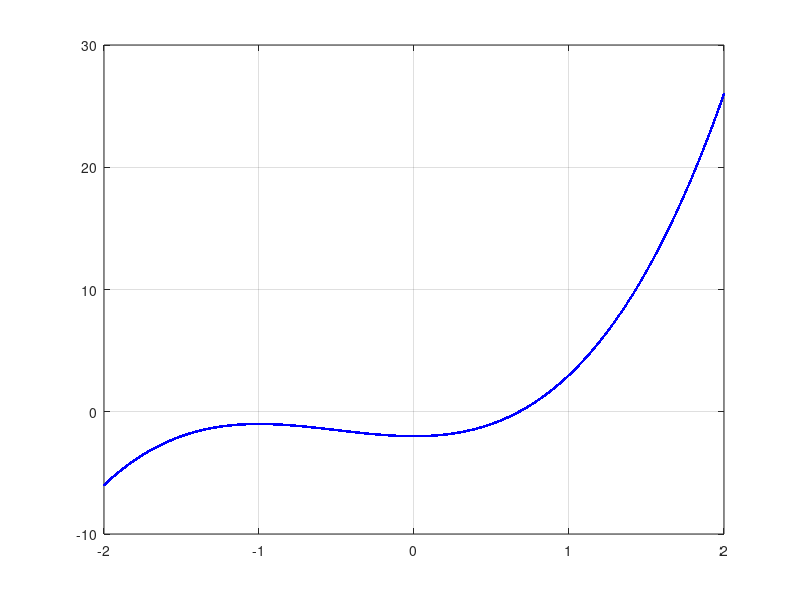

Write MATLAB code to recreate this figure.
% nazwa m-pliku: przyklad_5.m
%
% To jest kolejny przykladowy plik
%
% P. Korohoda; 02/03/2021

clc;
clear;
close all;

dt=1.1e-3;
T=2;
x = -T : dt : T;

a = [2,3,0,-2];
y = a(1)*x.^3 + a(2)*x.^2 + a(3)*x + a(4);

figure(1);
plot(x,y,'b.-');
grid on;

% KONIEC
